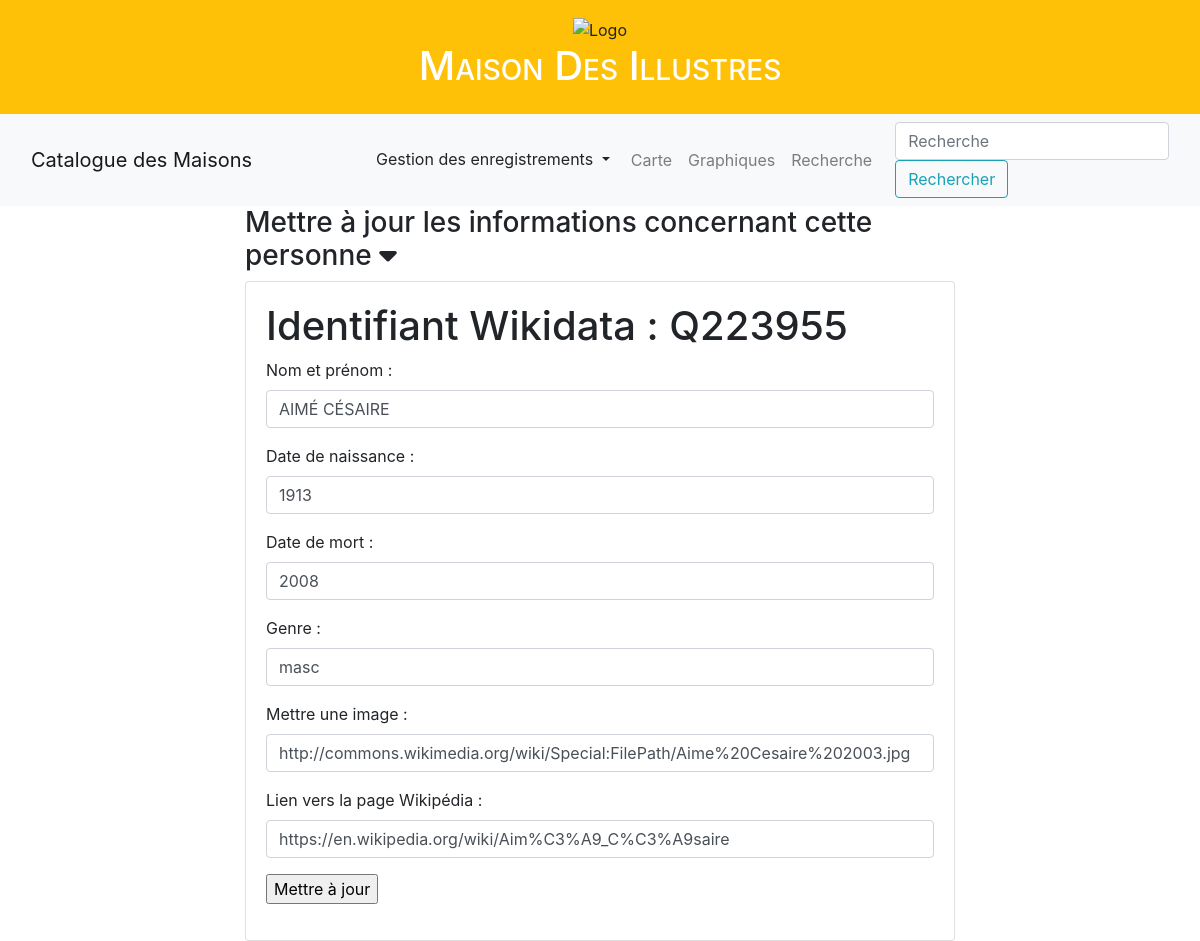
The page /update/personnes/AIMÉ CÉSAIRE on the database its author committed.
### appli/app/models/data.py (models this page shows, shortened)
class Personnes(db.Model):
    __tablename__ = "personnes"
    idWikidata = db.Column(db.String(20), primary_key=True)
    nomIllustre = db.Column(db.String(45))
    ddn = db.Column(db.Integer) #on ne garde que l'année
    ddm = db.Column(db.Integer) #idem
    genre = db.Column(db.Enum(Genre))
    image = db.Column(db.String(300))
    article = db.Column(db.String(300))
    maison = db.relationship(
        "Maisons",
        backref = "maisons",
        lazy = "dynamic"
    )

### appli/app/routes/update.py (the view)
@app.route("/update/personnes/<string:nom_personne>", methods=['GET', 'POST'])
def update_personne(nom_personne):
    personne = Personnes.query.filter(Personnes.nomIllustre == nom_personne).first()
    form = UpdatePersonnes()
    form.nomIllustre.data = personne.nomIllustre
    form.ddn.data = personne.ddn
    form.ddm.data = personne.ddm
    form.image.data = personne.image
    form.article.data = personne.article
    form.genre.data = personne.genre.value if personne.genre else ''
    form.genre.choices = [('','')] + [(genre.value, genre.value) for genre in Genre]
    print("Formulaire est-il valide ?", form.validate_on_submit())
    if not form.validate_on_submit():
       app.logger.error("Erreurs de validation du formulaire : %s", form.errors)
    try:
        if form.validate_on_submit():
            nomIllustre =  clean_arg(request.form.get("nomIllustre", None))
            ddn =  clean_arg(request.form.get("ddn", None))
            ddm =  clean_arg(request.form.get("ddm", None))
            image =  clean_arg(request.form.get("image", None))
            article =  clean_arg(request.form.get("article", None))
            genre =  clean_arg(request.form.get("genre", None))
            if personne:
                print(personne)
                personne.nomIllustre = nomIllustre
                personne.ddn = ddn
                personne.ddm = ddm
                personne.image = image
                personne.article = article
                personne.genre = Genre.obtenir_clef(genre)
                db.session.commit()
                print("la mise à jour s'est bien déroulée")
                flash("La mise à jour de "+ nomIllustre + " s'est correctement déroulée", 'info')
            else:
                print("Aucun information sur cette maison.")
    except Exception as e:
        print(f"Une erreur s'est produite : {str(e)}")
        flash("Une erreur a empêché la mise à jour de "+ nomIllustre, 'danger')
        db.session.rollback()
    return render_template("pages/update_personnes.html",
            sous_titre= "Update personnes",
            form=form,
            donnees=personne)

### appli/app/models/formulaires.py
class UpdatePersonnes(FlaskForm):
    nomIllustre =  StringField("nomIllustre", validators=[DataRequired()])
    genre =  SelectField("genre", choices=[], validators = [optional()])
    ddn = StringField("ddn", validators = [optional()])
    ddm = StringField("ddm", validators = [optional()])
    image = StringField("image", validators = [optional()])
    article = StringField("article", validators = [optional()])

### appli/app/templates/pages/update_personnes.html
{% extends "partials/conteneur.html" %}
{% block body %}
<div class="container">
    <div class="row">
        <div class="col-sm-2"></div>
        <div class="col-sm-8">
            <h3 data-toggle="collapse" data-target="#collapseExample" aria-expanded="false"
                aria-controls="collapseExample">
                Mettre à jour les informations concernant cette personne <i class="fa-solid fa-caret-down"></i>
        </h3>
            <div class="collapse show" id="collapseExample">
                <div class="card card-body">
                    {% include "partials/formulaires/update_personne.html" %}
                </div>
            </div>
        </div>
        <div class="col-sm-2"></div>
    </div>
</div>
{% endblock %}

### appli/app/templates/partials/formulaires/update_personne.html (shortened to what this page needs)
<form action="{{url_for('update_personne', nom_personne=donnees.nomIllustre)}}" method="POST" name="update_personnes">
{%if donnees%}
    <div>
       <h1>Identifiant Wikidata :
        {{donnees.idWikidata}}</h1>
    </div>
    <div class="form-group">
        <label for="id">Nom et prénom : </label>
        {{ form.nomIllustre(class_="form-control") }}
    </div>
    <div class="form-group">
        <label for="adresse">Date de naissance : </label>
        {{ form.ddn(class_="form-control") }}
    </div>
    <div class="form-group">
        <label for="code_postal">Date de mort : </label>
        {{ form.ddm(class_="form-control") }}
    </div>
    <div class="form-group">
        <label for="commune">Genre : </label>
        {{ form.genre(class_="form-control") }}
    </div>
    <div class="form-group">
        <label for="code_INSEE">Mettre une image : </label>
        {{ form.image(class_="form-control") }}
    </div>
    <div class="form-group">
        <label for="dpmt">Lien vers la page Wikipédia : </label>
        {{ form.article(class_="form-control") }}
    </div>
    {%endif%}
    <p><input type="submit" value="Mettre à jour"></p>
</form>

### rows shown on the page
Personnes: idWikidata "Q223955", nomIllustre "AIMÉ CÉSAIRE", ddn "1913", ddm "2008", genre "masc", image "http://commons.wikimedia.org/wiki/Special:FilePath/Aime%20Cesaire%202003.jpg", article "https://en.wikipedia.org/wiki/Aim%C3%A9_C%C3%A9saire"
